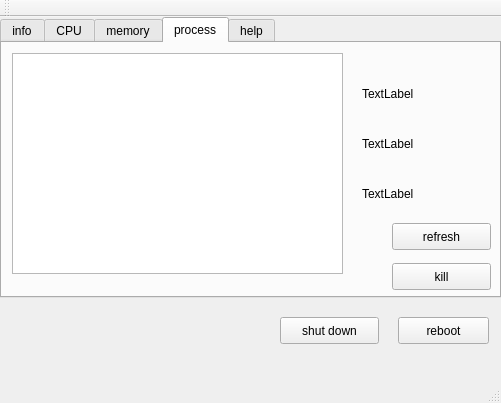
<?xml version="1.0" encoding="UTF-8"?>
<ui version="4.0">
 <class>MainWindow</class>
 <widget class="QMainWindow" name="MainWindow">
  <property name="geometry">
   <rect>
    <x>0</x>
    <y>0</y>
    <width>501</width>
    <height>403</height>
   </rect>
  </property>
  <property name="windowTitle">
   <string>MainWindow</string>
  </property>
  <widget class="QWidget" name="centralWidget">
   <widget class="QTabWidget" name="tabWidget">
    <property name="geometry">
     <rect>
      <x>0</x>
      <y>0</y>
      <width>501</width>
      <height>281</height>
     </rect>
    </property>
    <property name="currentIndex">
     <number>3</number>
    </property>
    <widget class="QWidget" name="tab">
     <attribute name="title">
      <string>info</string>
     </attribute>
     <widget class="QLabel" name="label_2">
      <property name="geometry">
       <rect>
        <x>10</x>
        <y>110</y>
        <width>101</width>
        <height>21</height>
       </rect>
      </property>
      <property name="text">
       <string>model name:</string>
      </property>
     </widget>
     <widget class="QLabel" name="label_3">
      <property name="geometry">
       <rect>
        <x>10</x>
        <y>140</y>
        <width>101</width>
        <height>21</height>
       </rect>
      </property>
      <property name="text">
       <string>cpu cores:</string>
      </property>
     </widget>
     <widget class="QLabel" name="label_4">
      <property name="geometry">
       <rect>
        <x>10</x>
        <y>170</y>
        <width>101</width>
        <height>21</height>
       </rect>
      </property>
      <property name="text">
       <string>cache sizes:</string>
      </property>
     </widget>
     <widget class="QLabel" name="label_5">
      <property name="geometry">
       <rect>
        <x>10</x>
        <y>200</y>
        <width>101</width>
        <height>21</height>
       </rect>
      </property>
      <property name="text">
       <string>address size:</string>
      </property>
     </widget>
     <widget class="QLabel" name="label_6">
      <property name="geometry">
       <rect>
        <x>150</x>
        <y>110</y>
        <width>321</width>
        <height>31</height>
       </rect>
      </property>
      <property name="text">
       <string>TextLabel</string>
      </property>
     </widget>
     <widget class="QLabel" name="label_7">
      <property name="geometry">
       <rect>
        <x>150</x>
        <y>140</y>
        <width>91</width>
        <height>21</height>
       </rect>
      </property>
      <property name="text">
       <string>TextLabel</string>
      </property>
     </widget>
     <widget class="QLabel" name="label_8">
      <property name="geometry">
       <rect>
        <x>150</x>
        <y>170</y>
        <width>91</width>
        <height>21</height>
       </rect>
      </property>
      <property name="text">
       <string>TextLabel</string>
      </property>
     </widget>
     <widget class="QLabel" name="label_9">
      <property name="geometry">
       <rect>
        <x>150</x>
        <y>200</y>
        <width>331</width>
        <height>31</height>
       </rect>
      </property>
      <property name="text">
       <string>TextLabel</string>
      </property>
     </widget>
     <widget class="QLabel" name="label">
      <property name="geometry">
       <rect>
        <x>10</x>
        <y>10</y>
        <width>91</width>
        <height>31</height>
       </rect>
      </property>
      <property name="text">
       <string>system type:</string>
      </property>
     </widget>
     <widget class="QLabel" name="label_10">
      <property name="geometry">
       <rect>
        <x>10</x>
        <y>40</y>
        <width>111</width>
        <height>31</height>
       </rect>
      </property>
      <property name="text">
       <string>system version:</string>
      </property>
     </widget>
     <widget class="QLabel" name="label_11">
      <property name="geometry">
       <rect>
        <x>10</x>
        <y>70</y>
        <width>111</width>
        <height>31</height>
       </rect>
      </property>
      <property name="text">
       <string>gcc version:</string>
      </property>
     </widget>
     <widget class="QLabel" name="label_12">
      <property name="geometry">
       <rect>
        <x>150</x>
        <y>20</y>
        <width>81</width>
        <height>21</height>
       </rect>
      </property>
      <property name="text">
       <string>TextLabel</string>
      </property>
     </widget>
     <widget class="QLabel" name="label_13">
      <property name="geometry">
       <rect>
        <x>150</x>
        <y>40</y>
        <width>311</width>
        <height>31</height>
       </rect>
      </property>
      <property name="text">
       <string>TextLabel</string>
      </property>
     </widget>
     <widget class="QLabel" name="label_14">
      <property name="geometry">
       <rect>
        <x>150</x>
        <y>70</y>
        <width>341</width>
        <height>31</height>
       </rect>
      </property>
      <property name="text">
       <string>TextLabel</string>
      </property>
     </widget>
    </widget>
    <widget class="QWidget" name="tab_2">
     <attribute name="title">
      <string>CPU</string>
     </attribute>
     <widget class="QProgressBar" name="progressBar">
      <property name="geometry">
       <rect>
        <x>110</x>
        <y>40</y>
        <width>321</width>
        <height>23</height>
       </rect>
      </property>
      <property name="value">
       <number>24</number>
      </property>
     </widget>
     <widget class="QLabel" name="label_15">
      <property name="geometry">
       <rect>
        <x>10</x>
        <y>10</y>
        <width>101</width>
        <height>21</height>
       </rect>
      </property>
      <property name="text">
       <string>CPU using rate</string>
      </property>
     </widget>
     <widget class="QLabel" name="label_16">
      <property name="geometry">
       <rect>
        <x>70</x>
        <y>40</y>
        <width>31</width>
        <height>21</height>
       </rect>
      </property>
      <property name="text">
       <string>cpu:</string>
      </property>
     </widget>
     <widget class="QLabel" name="cpu_total">
      <property name="geometry">
       <rect>
        <x>110</x>
        <y>70</y>
        <width>111</width>
        <height>17</height>
       </rect>
      </property>
      <property name="text">
       <string>TextLabel</string>
      </property>
     </widget>
     <widget class="QLabel" name="cpu_used">
      <property name="geometry">
       <rect>
        <x>230</x>
        <y>70</y>
        <width>111</width>
        <height>17</height>
       </rect>
      </property>
      <property name="text">
       <string>TextLabel</string>
      </property>
     </widget>
     <widget class="QLabel" name="cpu_left">
      <property name="geometry">
       <rect>
        <x>350</x>
        <y>70</y>
        <width>111</width>
        <height>17</height>
       </rect>
      </property>
      <property name="text">
       <string>TextLabel</string>
      </property>
     </widget>
     <widget class="QCustomPlot" name="widget" native="true">
      <property name="geometry">
       <rect>
        <x>40</x>
        <y>110</y>
        <width>421</width>
        <height>121</height>
       </rect>
      </property>
     </widget>
    </widget>
    <widget class="QWidget" name="tab_3">
     <attribute name="title">
      <string>memory</string>
     </attribute>
     <widget class="QLabel" name="label_17">
      <property name="geometry">
       <rect>
        <x>0</x>
        <y>10</y>
        <width>111</width>
        <height>21</height>
       </rect>
      </property>
      <property name="text">
       <string>memory&amp;swap</string>
      </property>
     </widget>
     <widget class="QLabel" name="label_18">
      <property name="geometry">
       <rect>
        <x>40</x>
        <y>50</y>
        <width>67</width>
        <height>17</height>
       </rect>
      </property>
      <property name="text">
       <string>memory:</string>
      </property>
     </widget>
     <widget class="QProgressBar" name="progressBar_2">
      <property name="geometry">
       <rect>
        <x>110</x>
        <y>50</y>
        <width>321</width>
        <height>23</height>
       </rect>
      </property>
      <property name="value">
       <number>24</number>
      </property>
     </widget>
     <widget class="QLabel" name="memory_used">
      <property name="geometry">
       <rect>
        <x>230</x>
        <y>80</y>
        <width>111</width>
        <height>17</height>
       </rect>
      </property>
      <property name="text">
       <string>TextLabel</string>
      </property>
     </widget>
     <widget class="QLabel" name="memory_left">
      <property name="geometry">
       <rect>
        <x>350</x>
        <y>80</y>
        <width>101</width>
        <height>17</height>
       </rect>
      </property>
      <property name="text">
       <string>TextLabel</string>
      </property>
     </widget>
     <widget class="QLabel" name="memory_total">
      <property name="geometry">
       <rect>
        <x>110</x>
        <y>80</y>
        <width>111</width>
        <height>17</height>
       </rect>
      </property>
      <property name="text">
       <string>TextLabel</string>
      </property>
     </widget>
     <widget class="QLabel" name="label_19">
      <property name="geometry">
       <rect>
        <x>60</x>
        <y>120</y>
        <width>41</width>
        <height>21</height>
       </rect>
      </property>
      <property name="text">
       <string>swap:</string>
      </property>
     </widget>
     <widget class="QLabel" name="swap_left">
      <property name="geometry">
       <rect>
        <x>350</x>
        <y>150</y>
        <width>91</width>
        <height>17</height>
       </rect>
      </property>
      <property name="text">
       <string>TextLabel</string>
      </property>
     </widget>
     <widget class="QProgressBar" name="progressBar_3">
      <property name="geometry">
       <rect>
        <x>110</x>
        <y>120</y>
        <width>321</width>
        <height>23</height>
       </rect>
      </property>
      <property name="value">
       <number>24</number>
      </property>
     </widget>
     <widget class="QLabel" name="swap_total">
      <property name="geometry">
       <rect>
        <x>110</x>
        <y>150</y>
        <width>111</width>
        <height>17</height>
       </rect>
      </property>
      <property name="text">
       <string>TextLabel</string>
      </property>
     </widget>
     <widget class="QLabel" name="swap_used">
      <property name="geometry">
       <rect>
        <x>230</x>
        <y>150</y>
        <width>111</width>
        <height>17</height>
       </rect>
      </property>
      <property name="text">
       <string>TextLabel</string>
      </property>
     </widget>
    </widget>
    <widget class="QWidget" name="tab_4">
     <attribute name="title">
      <string>process</string>
     </attribute>
     <widget class="QLabel" name="label_20">
      <property name="geometry">
       <rect>
        <x>360</x>
        <y>30</y>
        <width>111</width>
        <height>41</height>
       </rect>
      </property>
      <property name="text">
       <string>TextLabel</string>
      </property>
     </widget>
     <widget class="QLabel" name="label_21">
      <property name="geometry">
       <rect>
        <x>360</x>
        <y>80</y>
        <width>111</width>
        <height>41</height>
       </rect>
      </property>
      <property name="text">
       <string>TextLabel</string>
      </property>
     </widget>
     <widget class="QLabel" name="label_22">
      <property name="geometry">
       <rect>
        <x>360</x>
        <y>130</y>
        <width>111</width>
        <height>41</height>
       </rect>
      </property>
      <property name="text">
       <string>TextLabel</string>
      </property>
     </widget>
     <widget class="QListWidget" name="listWidget">
      <property name="geometry">
       <rect>
        <x>10</x>
        <y>10</y>
        <width>331</width>
        <height>221</height>
       </rect>
      </property>
     </widget>
     <widget class="QPushButton" name="pushButton_3">
      <property name="geometry">
       <rect>
        <x>390</x>
        <y>220</y>
        <width>99</width>
        <height>27</height>
       </rect>
      </property>
      <property name="text">
       <string>kill</string>
      </property>
     </widget>
     <widget class="QPushButton" name="pushButton_4">
      <property name="geometry">
       <rect>
        <x>390</x>
        <y>180</y>
        <width>99</width>
        <height>27</height>
       </rect>
      </property>
      <property name="text">
       <string>refresh</string>
      </property>
     </widget>
    </widget>
    <widget class="QWidget" name="tab_5">
     <attribute name="title">
      <string>help</string>
     </attribute>
    </widget>
   </widget>
   <widget class="QPushButton" name="pushButton">
    <property name="geometry">
     <rect>
      <x>280</x>
      <y>300</y>
      <width>99</width>
      <height>27</height>
     </rect>
    </property>
    <property name="text">
     <string>shut down</string>
    </property>
   </widget>
   <widget class="QPushButton" name="pushButton_2">
    <property name="geometry">
     <rect>
      <x>398</x>
      <y>300</y>
      <width>91</width>
      <height>27</height>
     </rect>
    </property>
    <property name="text">
     <string>reboot</string>
    </property>
   </widget>
  </widget>
  <widget class="QMenuBar" name="menuBar">
   <property name="geometry">
    <rect>
     <x>0</x>
     <y>0</y>
     <width>501</width>
     <height>31</height>
    </rect>
   </property>
  </widget>
  <widget class="QToolBar" name="mainToolBar">
   <attribute name="toolBarArea">
    <enum>TopToolBarArea</enum>
   </attribute>
   <attribute name="toolBarBreak">
    <bool>false</bool>
   </attribute>
  </widget>
  <widget class="QStatusBar" name="statusBar"/>
 </widget>
 <layoutdefault spacing="6" margin="11"/>
 <customwidgets>
  <customwidget>
   <class>QCustomPlot</class>
   <extends>QWidget</extends>
   <header>qcustomplot.h</header>
   <container>1</container>
  </customwidget>
 </customwidgets>
 <resources/>
 <connections/>
</ui>
